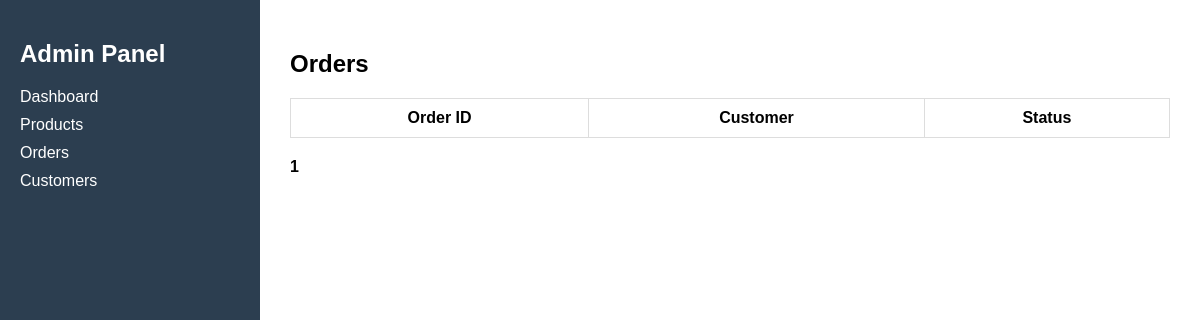
/admin-orders/, run on an earlier commit of the app's database.
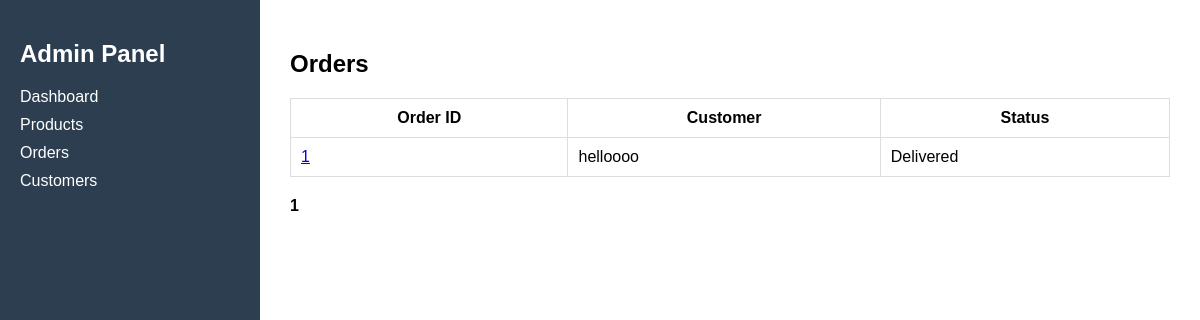
And on a later commit of the database.
### category/models.py (models this page shows, shortened)
class Order(models.Model):
    STATUS_CHOICES = (
        ('Placed', 'Placed'),
        ('Shipped', 'Shipped'),
        ('Delivered', 'Delivered'),
        ('Cancelled', 'Cancelled'),
    )
    PAYMENT_CHOICES = (
        ('COD', 'Cash On Delivery'),
        ('CARD', 'Card Payment'),
        ('UPI', 'UPI Payment'),
    )
    PAYMENT_STATUS = (
        ('Pending', 'Pending'),
        ('Paid', 'Paid'),
        ('Failed', 'Failed'),
    )
    user = models.ForeignKey(User, on_delete=models.CASCADE)
    total_amount = models.DecimalField(max_digits=10, decimal_places=2)
    discount_amount = models.DecimalField(max_digits=10, decimal_places=2, default=0)
    status = models.CharField(
        max_length=20,
        choices=STATUS_CHOICES,
        default='Placed'
    )
    payment_method = models.CharField(
        max_length=10,
        choices=PAYMENT_CHOICES,
        default='COD'
    )
    payment_status = models.CharField(
        max_length=10,
        choices=PAYMENT_STATUS,
        default='Pending'
    )
    created_at = models.DateTimeField(auto_now_add=True)
    estimated_delivery = models.DateTimeField(null=True, blank=True)
    delivered_at = models.DateTimeField(null=True, blank=True)
    stock_reduced = models.BooleanField(default=False)
    coins_used = models.IntegerField(default=0)
    coins_added = models.BooleanField(default=False)

### category/views.py (the view)
# urls.py: path("admin-orders/", views.admin_orders, name="admin_orders"),
def admin_orders(request):
    orders = Order.objects.order_by("id")
    paginator = Paginator(orders,15)
    page_number = request.GET.get("page")
    orders = paginator.get_page(page_number)
    return render(request,"admindashboard/orders.html",{
        "orders":orders,
    })

### category/templates/admindashboard/orders.html (shortened to what this page needs)
{% extends "admindashboard/base.html" %}
{% block content %}
<h2>Orders</h2>
<table>
<tr>
<th>Order ID</th>
<th>Customer</th>
<th>Status</th>
</tr>
{% for order in orders %}
<tr>
<td>
<a href="{% url 'admin_order_detail' order.id %}">
{{order.id}}
</a>
</td>
<td>{{order.user}}</td>
<td>{{order.status}}</td>
</tr>
{% endfor %}
</table>
<div style="margin-top:20px;">
{% for i in orders.paginator.page_range %}
{% if orders.number == i %} <strong>{{ i }}</strong>
{% else %} <a href="?page={{ i }}">{{ i }}</a>
{% endif %}
{% endfor %}
</div>
{% endblock %}

What changed in the data, as far as the page shows it:
added Order: id "1", user "helloooo", status "Delivered"
